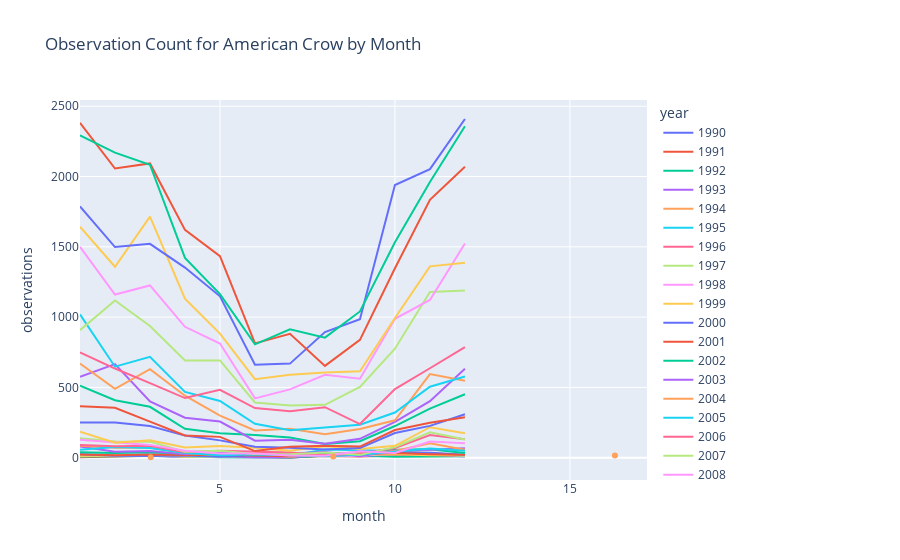

Write notebook code for a chart like this one.
### Code cell
plot_obervations_with_polynomial_fit(ebird_data, 'American Crow', 'month', 5)

### Figure 1 — Plotly figure (JSON) as saved in the notebook; plotly's stock layout.template omitted (floating-point values rounded to 4 significant figures)
{"data": [{"hovertemplate": "year=1990<br>month=%{x}<br>observations=%{y}<extra></extra>", "legendgroup": "1990", "line": {"color": "#636efa", "dash": "solid"}, "marker": {"symbol": "circle"}, "mode": "lines", "name": "1990", "orientation": "v", "showlegend": true, "type": "scatter", "x": [1, 2, 3, 4, 5, 6, 7, 8, 9, 10, 11, 12], "xaxis": "x", "y": [21, 21, 13, 4, 5, 1, 1, 15, 14, 15, 23, 12], "yaxis": "y"}, {"hovertemplate": "year=1991<br>month=%{x}<br>observations=%{y}<extra></extra>", "legendgroup": "1991", "line": {"color": "#EF553B", "dash": "solid"}, "marker": {"symbol": "circle"}, "mode": "lines", "name": "1991", "orientation": "v", "showlegend": true, "type": "scatter", "x": [1, 2, 3, 4, 5, 6, 7, 8, 9, 10, 11, 12], "xaxis": "x", "y": [3, 9, 13, 12, 15, 6, 1, 12, 9, 16, 20, 15], "yaxis": "y"}, {"hovertemplate": "year=1992<br>month=%{x}<br>observations=%{y}<extra></extra>", "legendgroup": "1992", "line": {"color": "#00cc96", "dash": "solid"}, "marker": {"symbol": "circle"}, "mode": "lines", "name": "1992", "orientation": "v", "showlegend": true, "type": "scatter", "x": [1, 2, 3, 4, 5, 6, 7, 8, 9, 10, 11, 12], "xaxis": "x", "y": [9, 13, 12, 10, 3, 5, 1, 13, 14, 7, 10, 11], "yaxis": "y"}, {"hovertemplate": "year=1993<br>month=%{x}<br>observations=%{y}<extra></extra>", "legendgroup": "1993", "line": {"color": "#ab63fa", "dash": "solid"}, "marker": {"symbol": "circle"}, "mode": "lines", "name": "1993", "orientation": "v", "showlegend": true, "type": "scatter", "x": [1, 2, 3, 4, 5, 6, 7, 8, 9, 10, 11, 12], "xaxis": "x", "y": [19, 17, 15, 6, 11, 3, 3, 19, 12, 22, 22, 8], "yaxis": "y"}, {"hovertemplate": "year=1994<br>month=%{x}<br>observations=%{y}<extra></extra>", "legendgroup": "1994", "line": {"color": "#FFA15A", "dash": "solid"}, "marker": {"symbol": "circle"}, "mode": "lines", "name": "1994", "orientation": "v", "showlegend": true, "type": "scatter", "x": [1, 2, 3, 4, 5, 6, 7, 8, 9, 10, 11, 12], "xaxis": "x", "y": [15, 16, 16, 23, 26, 19, 24, 26, 39, 44, 19, 14], "yaxis": "y"}, {"hovertemplate": "year=1995<br>month=%{x}<br>observations=%{y}<extra></extra>", "legendgroup": "1995", "line": {"color": "#19d3f3", "dash": "solid"}, "marker": {"symbol": "circle"}, "mode": "lines", "name": "1995", "orientation": "v", "showlegend": true, "type": "scatter", "x": [1, 2, 3, 4, 5, 6, 7, 8, 9, 10, 11, 12], "xaxis": "x", "y": [17, 12, 17, 28, 34, 13, 13, 58, 54, 48, 30, 14], "yaxis": "y"}, {"hovertemplate": "year=1996<br>month=%{x}<br>observations=%{y}<extra></extra>", "legendgroup": "1996", "line": {"color": "#FF6692", "dash": "solid"}, "marker": {"symbol": "circle"}, "mode": "lines", "name": "1996", "orientation": "v", "showlegend": true, "type": "scatter", "x": [1, 2, 3, 4, 5, 6, 7, 8, 9, 10, 11, 12], "xaxis": "x", "y": [16, 15, 21, 12, 20, 20, 6, 29, 16, 41, 33, 15], "yaxis": "y"}, {"hovertemplate": "year=1997<br>month=%{x}<br>observations=%{y}<extra></extra>", "legendgroup": "1997", "line": {"color": "#B6E880", "dash": "solid"}, "marker": {"symbol": "circle"}, "mode": "lines", "name": "1997", "orientation": "v", "showlegend": true, "type": "scatter", "x": [1, 2, 3, 4, 5, 6, 7, 8, 9, 10, 11, 12], "xaxis": "x", "y": [11, 16, 19, 6, 5, 16, 10, 25, 18, 28, 33, 12], "yaxis": "y"}, {"hovertemplate": "year=1998<br>month=%{x}<br>observations=%{y}<extra></extra>", "legendgroup": "1998", "line": {"color": "#FF97FF", "dash": "solid"}, "marker": {"symbol": "circle"}, "mode": "lines", "name": "1998", "orientation": "v", "showlegend": true, "type": "scatter", "x": [1, 2, 3, 4, 5, 6, 7, 8, 9, 10, 11, 12], "xaxis": "x", "y": [23, 18, 27, 21, 25, 21, 15, 18, 11, 41, 25, 19], "yaxis": "y"}, {"hovertemplate": "year=1999<br>month=%{x}<br>observations=%{y}<extra></extra>", "legendgroup": "1999", "line": {"color": "#FECB52", "dash": "solid"}, "marker": {"symbol": "circle"}, "mode": "lines", "name": "1999", "orientation": "v", "showlegend": true, "type": "scatter", "x": [1, 2, 3, 4, 5, 6, 7, 8, 9, 10, 11, 12], "xaxis": "x", "y": [16, 18, 19, 8, 25, 25, 8, 22, 21, 24, 17, 19], "yaxis": "y"}, {"hovertemplate": "year=2000<br>month=%{x}<br>observations=%{y}<extra></extra>", "legendgroup": "2000", "line": {"color": "#636efa", "dash": "solid"}, "marker": {"symbol": "circle"}, "mode": "lines", "name": "2000", "orientation": "v", "showlegend": true, "type": "scatter", "x": [1, 2, 3, 4, 5, 6, 7, 8, 9, 10, 11, 12], "xaxis": "x", "y": [25, 13, 12, 15, 6, 15, 11, 29, 26, 35, 35, 21], "yaxis": "y"}, {"hovertemplate": "year=2001<br>month=%{x}<br>observations=%{y}<extra></extra>", "legendgroup": "2001", "line": {"color": "#EF553B", "dash": "solid"}, "marker": {"symbol": "circle"}, "mode": "lines", "name": "2001", "orientation": "v", "showlegend": true, "type": "scatter", "x": [1, 2, 3, 4, 5, 6, 7, 8, 9, 10, 11, 12], "xaxis": "x", "y": [22, 17, 23, 19, 21, 13, 10, 21, 26, 33, 25, 20], "yaxis": "y"}, {"hovertemplate": "year=2002<br>month=%{x}<br>observations=%{y}<extra></extra>", "legendgroup": "2002", "line": {"color": "#00cc96", "dash": "solid"}, "marker": {"symbol": "circle"}, "mode": "lines", "name": "2002", "orientation": "v", "showlegend": true, "type": "scatter", "x": [1, 2, 3, 4, 5, 6, 7, 8, 9, 10, 11, 12], "xaxis": "x", "y": [38, 33, 38, 28, 28, 34, 34, 31, 22, 56, 60, 34], "yaxis": "y"}, {"hovertemplate": "year=2003<br>month=%{x}<br>observations=%{y}<extra></extra>", "legendgroup": "2003", "line": {"color": "#ab63fa", "dash": "solid"}, "marker": {"symbol": "circle"}, "mode": "lines", "name": "2003", "orientation": "v", "showlegend": true, "type": "scatter", "x": [1, 2, 3, 4, 5, 6, 7, 8, 9, 10, 11, 12], "xaxis": "x", "y": [80, 43, 47, 25, 43, 29, 29, 40, 10, 51, 57, 67], "yaxis": "y"}, {"hovertemplate": "year=2004<br>month=%{x}<br>observations=%{y}<extra></extra>", "legendgroup": "2004", "line": {"color": "#FFA15A", "dash": "solid"}, "marker": {"symbol": "circle"}, "mode": "lines", "name": "2004", "orientation": "v", "showlegend": true, "type": "scatter", "x": [1, 2, 3, 4, 5, 6, 7, 8, 9, 10, 11, 12], "xaxis": "x", "y": [84, 70, 71, 34, 19, 35, 18, 19, 21, 48, 103, 56], "yaxis": "y"}, {"hovertemplate": "year=2005<br>month=%{x}<br>observations=%{y}<extra></extra>", "legendgroup": "2005", "line": {"color": "#19d3f3", "dash": "solid"}, "marker": {"symbol": "circle"}, "mode": "lines", "name": "2005", "orientation": "v", "showlegend": true, "type": "scatter", "x": [1, 2, 3, 4, 5, 6, 7, 8, 9, 10, 11, 12], "xaxis": "x", "y": [56, 76, 68, 34, 18, 23, 18, 11, 21, 44, 65, 50], "yaxis": "y"}, {"hovertemplate": "year=2006<br>month=%{x}<br>observations=%{y}<extra></extra>", "legendgroup": "2006", "line": {"color": "#FF6692", "dash": "solid"}, "marker": {"symbol": "circle"}, "mode": "lines", "name": "2006", "orientation": "v", "showlegend": true, "type": "scatter", "x": [1, 2, 3, 4, 5, 6, 7, 8, 9, 10, 11, 12], "xaxis": "x", "y": [91, 81, 84, 38, 49, 44, 37, 19, 28, 68, 161, 131], "yaxis": "y"}, {"hovertemplate": "year=2007<br>month=%{x}<br>observations=%{y}<extra></extra>", "legendgroup": "2007", "line": {"color": "#B6E880", "dash": "solid"}, "marker": {"symbol": "circle"}, "mode": "lines", "name": "2007", "orientation": "v", "showlegend": true, "type": "scatter", "x": [1, 2, 3, 4, 5, 6, 7, 8, 9, 10, 11, 12], "xaxis": "x", "y": [138, 115, 114, 42, 49, 27, 24, 36, 20, 75, 180, 130], "yaxis": "y"}, {"hovertemplate": "year=2008<br>month=%{x}<br>observations=%{y}<extra></extra>", "legendgroup": "2008", "line": {"color": "#FF97FF", "dash": "solid"}, "marker": {"symbol": "circle"}, "mode": "lines", "name": "2008", "orientation": "v", "showlegend": true, "type": "scatter", "x": [1, 2, 3, 4, 5, 6, 7, 8, 9, 10, 11, 12], "xaxis": "x", "y": [128, 110, 91, 50, 30, 30, 15, 14, 45, 33, 115, 103], "yaxis": "y"}, {"hovertemplate": "year=2009<br>month=%{x}<br>observations=%{y}<extra></extra>", "legendgroup": "2009", "line": {"color": "#FECB52", "dash": "solid"}, "marker": {"symbol": "circle"}, "mode": "lines", "name": "2009", "orientation": "v", "showlegend": true, "type": "scatter", "x": [1, 2, 3, 4, 5, 6, 7, 8, 9, 10, 11, 12], "xaxis": "x", "y": [185, 106, 123, 72, 83, 70, 49, 82, 62, 84, 217, 174], "yaxis": "y"}, {"hovertemplate": "year=2010<br>month=%{x}<br>observations=%{y}<extra></extra>", "legendgroup": "2010", "line": {"color": "#636efa", "dash": "solid"}, "marker": {"symbol": "circle"}, "mode": "lines", "name": "2010", "orientation": "v", "showlegend": true, "type": "scatter", "x": [1, 2, 3, 4, 5, 6, 7, 8, 9, 10, 11, 12], "xaxis": "x", "y": [251, 250, 225, 157, 123, 78, 70, 59, 68, 175, 226, 309], "yaxis": "y"}, {"hovertemplate": "year=2011<br>month=%{x}<br>observations=%{y}<extra></extra>", "legendgroup": "2011", "line": {"color": "#EF553B", "dash": "solid"}, "marker": {"symbol": "circle"}, "mode": "lines", "name": "2011", "orientation": "v", "showlegend": true, "type": "scatter", "x": [1, 2, 3, 4, 5, 6, 7, 8, 9, 10, 11, 12], "xaxis": "x", "y": [366, 355, 256, 158, 148, 47, 77, 84, 79, 197, 248, 288], "yaxis": "y"}, {"hovertemplate": "year=2012<br>month=%{x}<br>observations=%{y}<extra></extra>", "legendgroup": "2012", "line": {"color": "#00cc96", "dash": "solid"}, "marker": {"symbol": "circle"}, "mode": "lines", "name": "2012", "orientation": "v", "showlegend": true, "type": "scatter", "x": [1, 2, 3, 4, 5, 6, 7, 8, 9, 10, 11, 12], "xaxis": "x", "y": [512, 409, 362, 205, 173, 161, 143, 97, 117, 225, 349, 451], "yaxis": "y"}, {"hovertemplate": "year=2013<br>month=%{x}<br>observations=%{y}<extra></extra>", "legendgroup": "2013", "line": {"color": "#ab63fa", "dash": "solid"}, "marker": {"symbol": "circle"}, "mode": "lines", "name": "2013", "orientation": "v", "showlegend": true, "type": "scatter", "x": [1, 2, 3, 4, 5, 6, 7, 8, 9, 10, 11, 12], "xaxis": "x", "y": [575, 665, 400, 284, 257, 121, 127, 100, 134, 254, 402, 633], "yaxis": "y"}, {"hovertemplate": "year=2014<br>month=%{x}<br>observations=%{y}<extra></extra>", "legendgroup": "2014", "line": {"color": "#FFA15A", "dash": "solid"}, "marker": {"symbol": "circle"}, "mode": "lines", "name": "2014", "orientation": "v", "showlegend": true, "type": "scatter", "x": [1, 2, 3, 4, 5, 6, 7, 8, 9, 10, 11, 12], "xaxis": "x", "y": [669, 489, 630, 441, 299, 194, 205, 166, 204, 266, 595, 547], "yaxis": "y"}, {"hovertemplate": "year=2015<br>month=%{x}<br>observations=%{y}<extra></extra>", "legendgroup": "2015", "line": {"color": "#19d3f3", "dash": "solid"}, "marker": {"symbol": "circle"}, "mode": "lines", "name": "2015", "orientation": "v", "showlegend": true, "type": "scatter", "x": [1, 2, 3, 4, 5, 6, 7, 8, 9, 10, 11, 12], "xaxis": "x", "y": [1019, 647, 717, 468, 403, 241, 195, 216, 235, 321, 505, 578], "yaxis": "y"}, {"hovertemplate": "year=2016<br>month=%{x}<br>observations=%{y}<extra></extra>", "legendgroup": "2016", "line": {"color": "#FF6692", "dash": "solid"}, "marker": {"symbol": "circle"}, "mode": "lines", "name": "2016", "orientation": "v", "showlegend": true, "type": "scatter", "x": [1, 2, 3, 4, 5, 6, 7, 8, 9, 10, 11, 12], "xaxis": "x", "y": [749, 634, 530, 424, 483, 353, 330, 359, 239, 488, 636, 787], "yaxis": "y"}, {"hovertemplate": "year=2017<br>month=%{x}<br>observations=%{y}<extra></extra>", "legendgroup": "2017", "line": {"color": "#B6E880", "dash": "solid"}, "marker": {"symbol": "circle"}, "mode": "lines", "name": "2017", "orientation": "v", "showlegend": true, "type": "scatter", "x": [1, 2, 3, 4, 5, 6, 7, 8, 9, 10, 11, 12], "xaxis": "x", "y": [907, 1118, 937, 691, 692, 393, 372, 376, 503, 775, 1178, 1190], "yaxis": "y"}, {"hovertemplate": "year=2018<br>month=%{x}<br>observations=%{y}<extra></extra>", "legendgroup": "2018", "line": {"color": "#FF97FF", "dash": "solid"}, "marker": {"symbol": "circle"}, "mode": "lines", "name": "2018", "orientation": "v", "showlegend": true, "type": "scatter", "x": [1, 2, 3, 4, 5, 6, 7, 8, 9, 10, 11, 12], "xaxis": "x", "y": [1500, 1160, 1225, 931, 812, 422, 486, 589, 562, 988, 1122, 1523], "yaxis": "y"}, {"hovertemplate": "year=2019<br>month=%{x}<br>observations=%{y}<extra></extra>", "legendgroup": "2019", "line": {"color": "#FECB52", "dash": "solid"}, "marker": {"symbol": "circle"}, "mode": "lines", "name": "2019", "orientation": "v", "showlegend": true, "type": "scatter", "x": [1, 2, 3, 4, 5, 6, 7, 8, 9, 10, 11, 12], "xaxis": "x", "y": [1643, 1358, 1715, 1131, 883, 558, 590, 606, 615, 994, 1361, 1387], "yaxis": "y"}, {"hovertemplate": "year=2020<br>month=%{x}<br>observations=%{y}<extra></extra>", "legendgroup": "2020", "line": {"color": "#636efa", "dash": "solid"}, "marker": {"symbol": "circle"}, "mode": "lines", "name": "2020", "orientation": "v", "showlegend": true, "type": "scatter", "x": [1, 2, 3, 4, 5, 6, 7, 8, 9, 10, 11, 12], "xaxis": "x", "y": [1787, 1498, 1521, 1352, 1148, 661, 669, 893, 985, 1939, 2052, 2409], "yaxis": "y"}, {"hovertemplate": "year=2021<br>month=%{x}<br>observations=%{y}<extra></extra>", "legendgroup": "2021", "line": {"color": "#EF553B", "dash": "solid"}, "marker": {"symbol": "circle"}, "mode": "lines", "name": "2021", "orientation": "v", "showlegend": true, "type": "scatter", "x": [1, 2, 3, 4, 5, 6, 7, 8, 9, 10, 11, 12], "xaxis": "x", "y": [2382, 2057, 2093, 1620, 1433, 813, 881, 653, 838, 1347, 1834, 2070], "yaxis": "y"}, {"hovertemplate": "year=2022<br>month=%{x}<br>observations=%{y}<extra></extra>", "legendgroup": "2022", "line": {"color": "#00cc96", "dash": "solid"}, "marker": {"symbol": "circle"}, "mode": "lines", "name": "2022", "orientation": "v", "showlegend": true, "type": "scatter", "x": [1, 2, 3, 4, 5, 6, 7, 8, 9, 10, 11, 12], "xaxis": "x", "y": [2293, 2170, 2084, 1421, 1163, 806, 913, 854, 1040, 1532, 1961, 2358], "yaxis": "y"}, {"line": {"dash": "dash"}, "mode": "lines", "name": "Polynomial Approximation (2022)", "type": "scatter", "visible": "legendonly", "x": [1, 2, 3, 4, 5, 6, 7, 8, 9, 10, 11, 12], "y": [2279.0, 2245.0, 1936.0, 1526.0, 1145.0, 880.0, 781.9, 866.9, 1121.0, 1502.0, 1945.0, 2366.0]}, {"mode": "markers", "name": "Inflection Points", "type": "scatter", "x": [16.29, 8.236, 3.021], "y": [16.29, 8.236, 3.021]}], "layout": {"legend": {"title": {"text": "year"}, "tracegroupgap": 0}, "title": {"text": "Observation Count for American Crow by Month"}, "xaxis": {"anchor": "y", "domain": [0, 1], "title": {"text": "month"}}, "yaxis": {"anchor": "x", "domain": [0, 1], "title": {"text": "observations"}}}}
